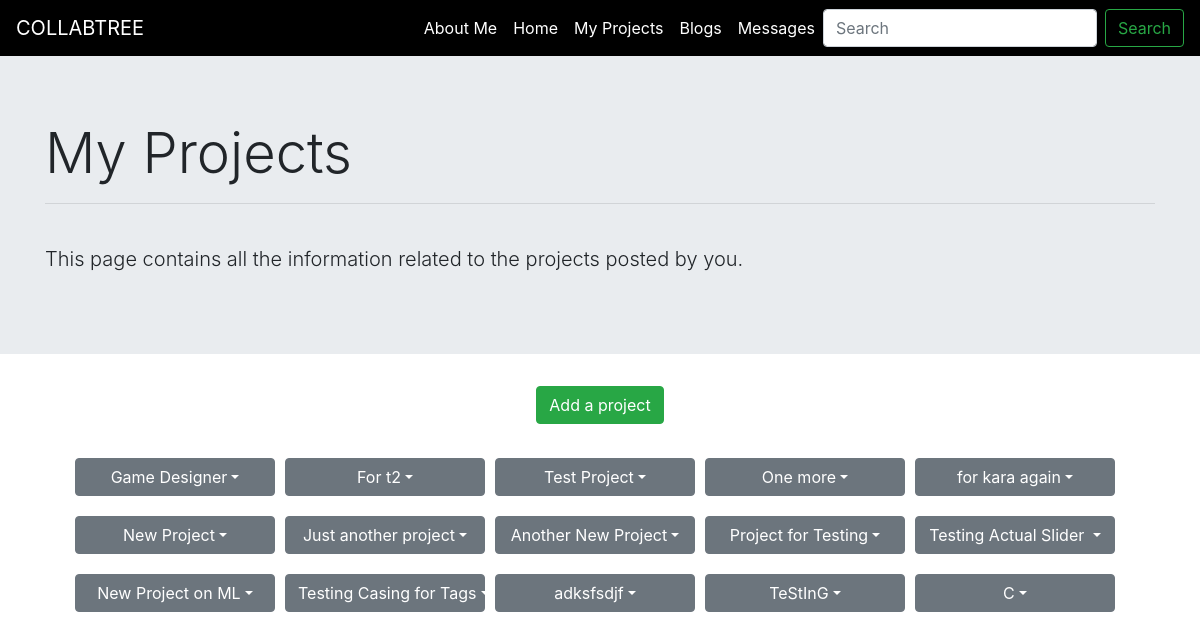
The app's page /my_projects (signed in) with its own data.
### backend/models.py (models this page shows, shortened)
class Project(models.Model):
    category = models.CharField(max_length=30, blank=True, null=True)
    status = models.CharField(max_length=100, blank=True)
    title = models.CharField(max_length=200,blank=True)
    description = models.TextField(max_length=400,blank=True)
    owner = models.ForeignKey(UserAttribs, on_delete = models.CASCADE, related_name="owner")
    duration = models.IntegerField(blank=True, null=True)
    assigned_user = models.ForeignKey(UserAttribs, on_delete = models.CASCADE, related_name="assigned_user", null=True, blank=True)
    stipend = models.IntegerField(blank=True, null=True)
    applied_users = models.ManyToManyField(UserAttribs,  null=True, blank=True)
    tags_requirement = TaggableManager()
    project_questions = models.OneToOneField(Project_Question,on_delete=models.CASCADE,null=True, blank=True)

### backend/views.py (the view)
# urls.py: path('my_projects',views.my_projects, name='my_projects'),
def my_projects(request, message=None):
    project_objects = Project.objects.all()
    project_list=[]
    for project in project_objects:
        if project.owner == UserAttribs.objects.get(user=request.user):
            applied_users = project.applied_users.all()
            project_list.append({'project':project,'applied_users':applied_users})
    return render(request, 'My Projects/myProjects.html' ,{'project_list': project_list})

### backend/models.py (called while the page is built)
    def __str__(self):
        return self.user.username

### templates/My Projects/myProjects.html (shortened to what this page needs)
<html lang="en">
<head>
  <link rel="stylesheet" href="https://maxcdn.bootstrapcdn.com/bootstrap/4.0.0/css/bootstrap.min.css">
</head>
<body>
    <nav class="navbar navbar-expand-lg navbar-light navbar-custom" style="background-color: black;">
        <a class="navbar-brand navbar-color" style="color: white;" href="#">COLLABTREE</a>
        <div class="collapse navbar-collapse" style="background-color: black;" id="NavbarCollapsedContent">
          <ul class="navbar-nav ml-auto">
            <li class="nav-item">
              <a class="nav-link active" style="color: white;" href="{% url 'profile' %}">About Me</a>
            </li>
            <li class="nav-item">
              <a class="nav-link navbar-color" style="color: white;" href="{% url 'dashboard' %}">Home</a>
            </li>
            <li class="nav-item">
              <a class="nav-link navbar-color" style="color: white;" href="#">My Projects</a>
            </li>
            <li class="nav-item">
              <a class="nav-link navbar-color" style="color: white;" href="{% url 'blogs' %}">Blogs</a>
            </li>
            <li class="nav-item">
              <a class="nav-link navbar-color" style="color: white;" href="#">Messages</a>
            </li>
          </ul>
          <form class="form-inline my-2 my-lg-0">
            <input
              class="form-control mr-sm-2"
              type="search"
              placeholder="Search"
              aria-label="Search"
            />
            <button class="btn btn-outline-success my-2 my-sm-0" type="submit">
              Search
            </button>
          </form>
        </div>
      </nav>
      <div class="jumbotron jumbotron-fluid">
        <div class="container">
          <h2 class="display-4">My Projects</h2>
          <hr>
            <br>
          <p class="lead">This page contains all the information related to the projects posted by you.</p>
        </div>
      </div>
      <button type="button" style="margin: 0 auto ;" class="btn btn-success"><a href="{% url 'project_form' %}">Add a project</a></button>
      <br>
      <section class="containerr">
      <div class="my-projects">
        {% for project in project_list %}
        <span class="dropdown">
            <span class="btn btn-secondary dropdown-toggle dropdown-btn" type="button" id="dropdownMenuButton1" data-bs-toggle="dropdown"  data-toggle="dropdown">{{project.project.title}}</span>
          </span>
        </div>
        {% endfor %}
    </section>
</body>
</html>

### templates/My Projects/myProjects.html (style rules this page uses)
button a { color: white; }
.btn-success { display:flex; align-items:center; justify-content:center; margin-top:100px; }
.dropdown-btn { width: 200px; margin: 10px; margin-left: 0; }
.dropdown { display:flex; }
.containerr { display:flex; flex-wrap:wrap; justify-content:center; }

### records on screen
Project: project "Game Designer"
Project: project "For t2"
Project: project "Test Project"
Project: project "One more"
Project: project "for kara again"
Project: project "New Project"
Project: project "Just another project"
Project: project "Another New Project"
Project: project "Project for Testing"
Project: project "Testing Actual Slider"
Project: project "New Project on ML"
Project: project "Testing Casing for Tags"
Project: project "adksfsdjf"
Project: project "TeStInG"
Project: project "C"
